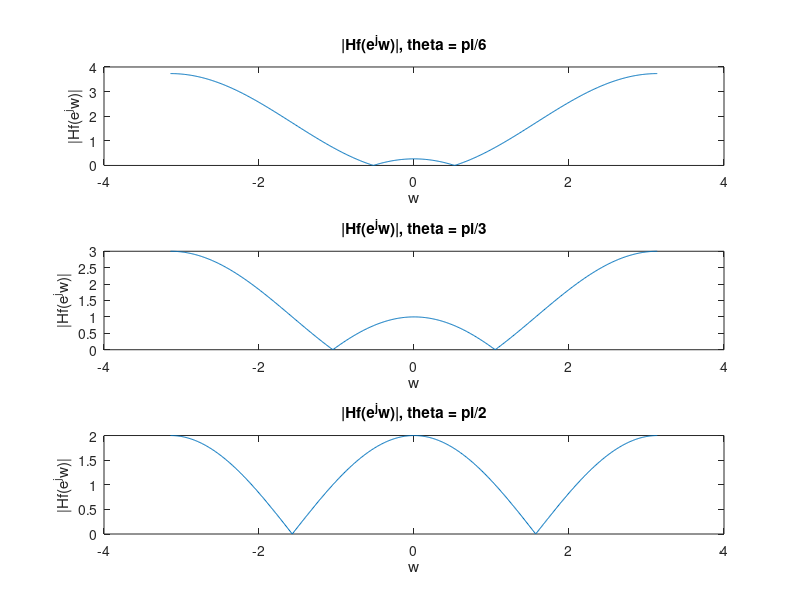

Write the MATLAB code that produced this figure.
w = -pi:0.01:pi;

subplot(3,1,1)
H = 1 - 2*cos(pi/6)*exp(-j*w) + exp(-2*j*w);
plot(w, abs(H))
title('|Hf(e^jw)|, theta = pi/6')
xlabel('w')
ylabel('|Hf(e^jw)|')

subplot(3,1,2)
H = 1 - 2*cos(pi/3)*exp(-j*w) + exp(-2*j*w);
plot(w, abs(H))
title('|Hf(e^jw)|, theta = pi/3')
xlabel('w')
ylabel('|Hf(e^jw)|')

subplot(3,1,3)
H = 1 - 2*cos(pi/2)*exp(-j*w) + exp(-2*j*w);
plot(w, abs(H))
title('|Hf(e^jw)|, theta = pi/2')
xlabel('w')
ylabel('|Hf(e^jw)|')